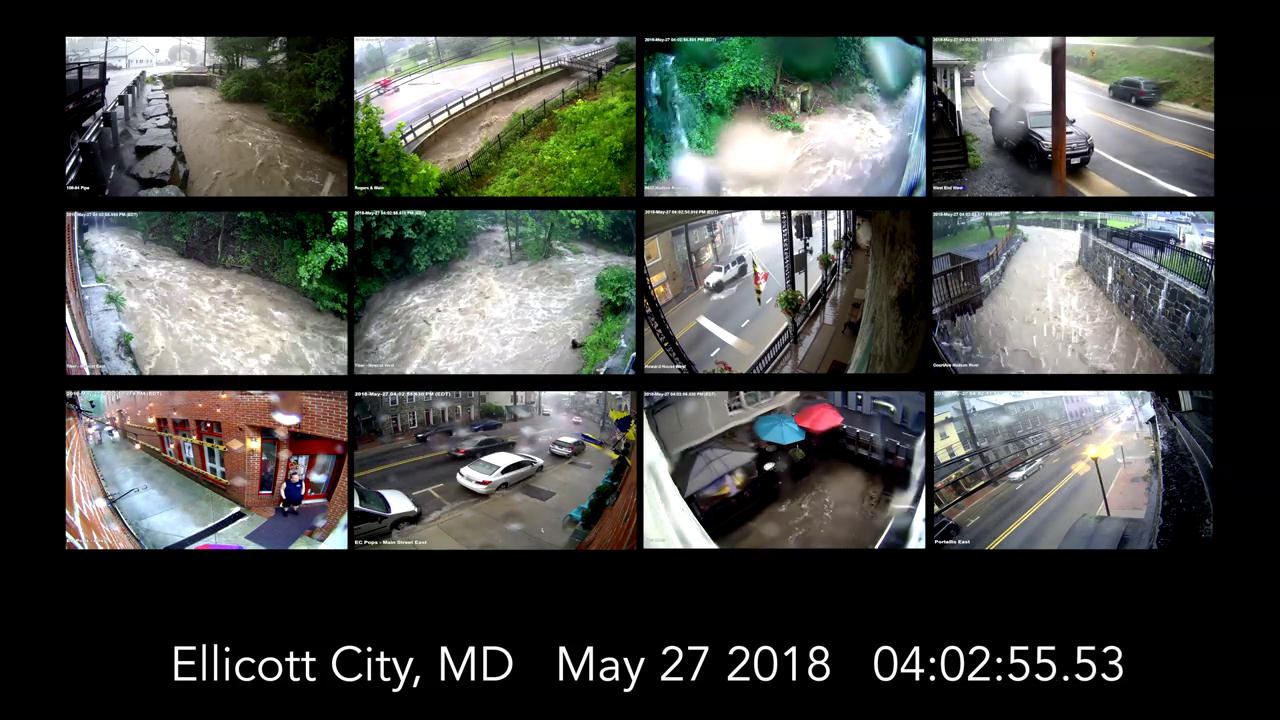
#> input picture pic1.png, 1280 x 720 px
$ python beforeafter.py   (older library calls are emulated)
#> lines starting #> are read from the running program, lines starting #| are printed output that depends on the picture; after the words box and inside, x2 and y2 are one past the last pixel; in counts of white or black regions, pixels touching at a corner belong together
import cv2
import numpy as np
import os
import matplotlib.pyplot as plt
from PIL import Image
import image_slicer


    # crop the image
im = cv2.imread('pic1.png')
#> im is the input picture: shape (720, 1280, 3); mean B, G, R 68.8, 72.6, 70.4
gray = cv2.cvtColor(im, cv2.COLOR_BGR2GRAY)
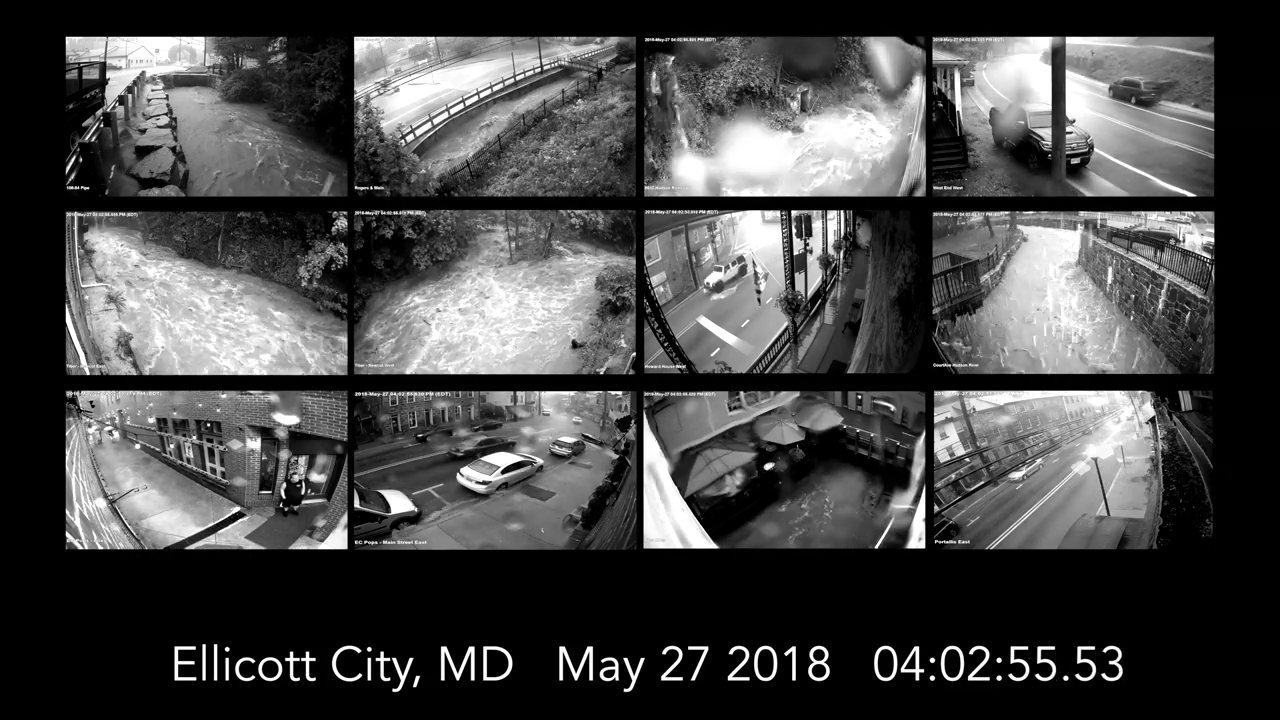
#> gray: shape (720, 1280); min 0, max 255, mean 71.5
_,thresh = cv2.threshold(gray,50,255,cv2.THRESH_BINARY)
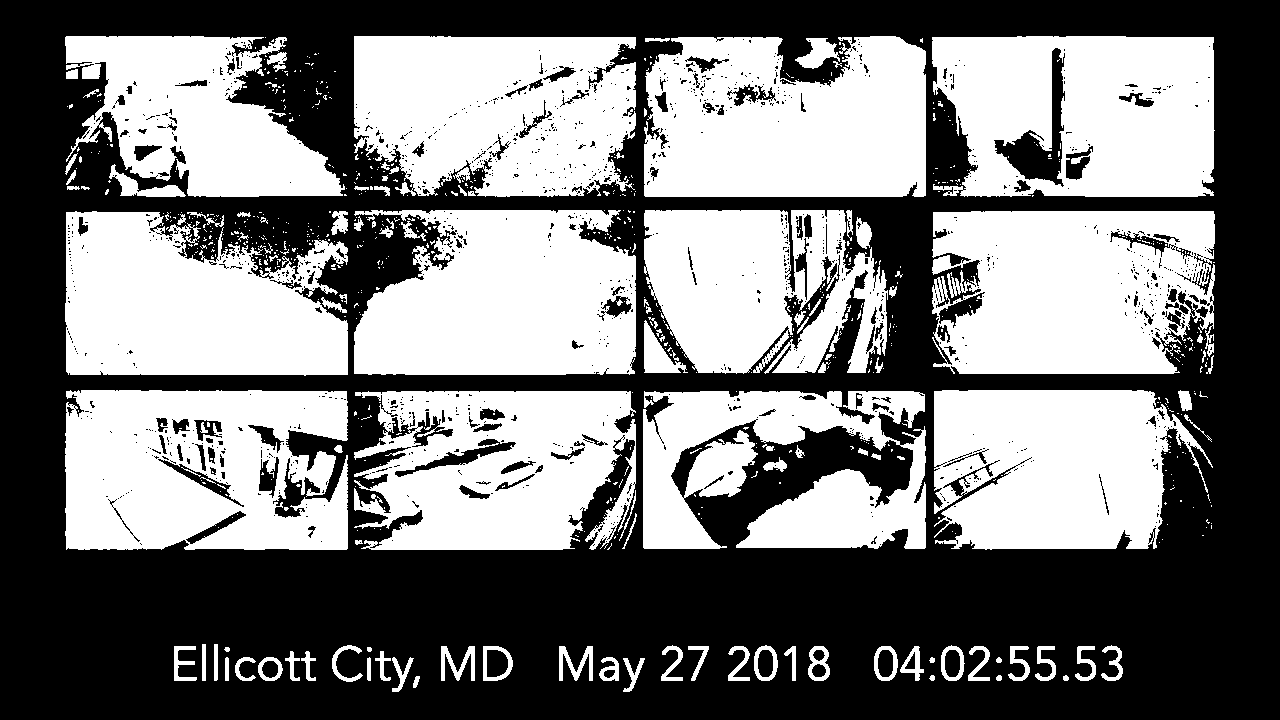
#> thresh: shape (720, 1280); 47.7% white; 772 white regions (648 under 20 px)
contours, hierarchy = cv2.findContours(thresh,cv2.RETR_EXTERNAL,cv2.CHAIN_APPROX_SIMPLE)
#> contours = 693 contours, 601 with area under 20; largest, box (x1, y1, x2, y2) and area: (932, 36, 1215, 197) 41254, (932, 211, 1215, 374) 41213, (65, 390, 348, 550) 41169, (644, 36, 926, 197) 40198, (354, 36, 636, 197) 38938
cnt = contours[1]
#> cnt = contour of 9 points, box (x1, y1, x2, y2) (1063, 675, 1069, 681), area 20
x,y,w,h = cv2.boundingRect(cnt)
#> x = 1063; y = 675; w = 6; h = 6
print(x,y,w,h)
#| 1063 675 6 6
crop_image = im[y:y+h, x:x+w]

plt.imshow(im)
plt.show()
# [102 lines of commented-out code are left out]
